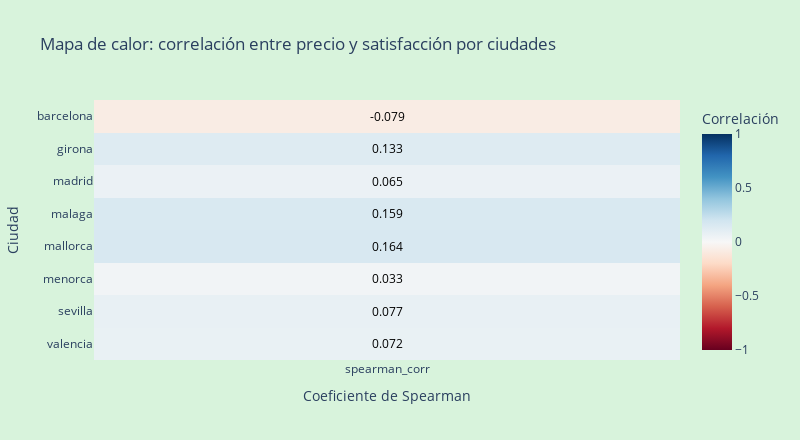

The notebook cell this image was saved under:
### Code cell
import plotly.express as px
import pandas as pd

heat_df = city_corrs.pivot_table(index='city', values='spearman_corr').round(3) # Redondeamos para mostrar valores más limpios

fig = px.imshow(heat_df,
                labels=dict(x="Coeficiente de Spearman", y="Ciudad", color="Correlación"),
                color_continuous_scale='RdBu',
                zmin=-1, zmax=1,
                title="Mapa de calor: correlación entre precio y satisfacción por ciudades",
                aspect="auto")

# Añadir las anotaciones manualmente
for i in range(heat_df.shape[0]):
    for j in range(heat_df.shape[1]):
        fig.add_annotation(dict(font=dict(color='black'),
                               x=heat_df.columns[j],
                               y=heat_df.index[i],
                               text=str(heat_df.iloc[i, j]),
                               showarrow=False))

fig.update_layout(yaxis_autorange='reversed',
                  width=800,
                  height=len(heat_df) * 30 + 200,
                  plot_bgcolor='#D8F3DC',
                  paper_bgcolor='#D8F3DC')

fig.update_xaxes(side="bottom")

fig.show()

### Figure 1 — Plotly figure (JSON) as saved in the notebook; plotly's stock layout.template omitted (floating-point values rounded to 4 significant figures)
{"data": [{"coloraxis": "coloraxis", "hovertemplate": "Coeficiente de Spearman: %{x}<br>Ciudad: %{y}<br>Correlación: %{z}<extra></extra>", "name": "0", "type": "heatmap", "x": ["spearman_corr"], "xaxis": "x", "y": ["barcelona", "girona", "madrid", "malaga", "mallorca", "menorca", "sevilla", "valencia"], "yaxis": "y", "z": [[-0.079], [0.133], [0.065], [0.159], [0.164], [0.033], [0.077], [0.072]]}], "layout": {"annotations": [{"font": {"color": "black"}, "showarrow": false, "text": "-0.079", "x": "spearman_corr", "y": "barcelona"}, {"font": {"color": "black"}, "showarrow": false, "text": "0.133", "x": "spearman_corr", "y": "girona"}, {"font": {"color": "black"}, "showarrow": false, "text": "0.065", "x": "spearman_corr", "y": "madrid"}, {"font": {"color": "black"}, "showarrow": false, "text": "0.159", "x": "spearman_corr", "y": "malaga"}, {"font": {"color": "black"}, "showarrow": false, "text": "0.164", "x": "spearman_corr", "y": "mallorca"}, {"font": {"color": "black"}, "showarrow": false, "text": "0.033", "x": "spearman_corr", "y": "menorca"}, {"font": {"color": "black"}, "showarrow": false, "text": "0.077", "x": "spearman_corr", "y": "sevilla"}, {"font": {"color": "black"}, "showarrow": false, "text": "0.072", "x": "spearman_corr", "y": "valencia"}], "coloraxis": {"cmax": 1, "cmin": -1, "colorbar": {"title": {"text": "Correlación"}}, "colorscale": [[0, "rgb(103,0,31)"], [0.1, "rgb(178,24,43)"], [0.2, "rgb(214,96,77)"], [0.3, "rgb(244,165,130)"], [0.4, "rgb(253,219,199)"], [0.5, "rgb(247,247,247)"], [0.6, "rgb(209,229,240)"], [0.7, "rgb(146,197,222)"], [0.8, "rgb(67,147,195)"], [0.9, "rgb(33,102,172)"], [1, "rgb(5,48,97)"]]}, "height": 440, "paper_bgcolor": "#D8F3DC", "plot_bgcolor": "#D8F3DC", "title": {"text": "Mapa de calor: correlación entre precio y satisfacción por ciudades"}, "width": 800, "xaxis": {"anchor": "y", "domain": [0, 1], "side": "bottom", "title": {"text": "Coeficiente de Spearman"}}, "yaxis": {"anchor": "x", "autorange": "reversed", "domain": [0, 1], "title": {"text": "Ciudad"}}}}
